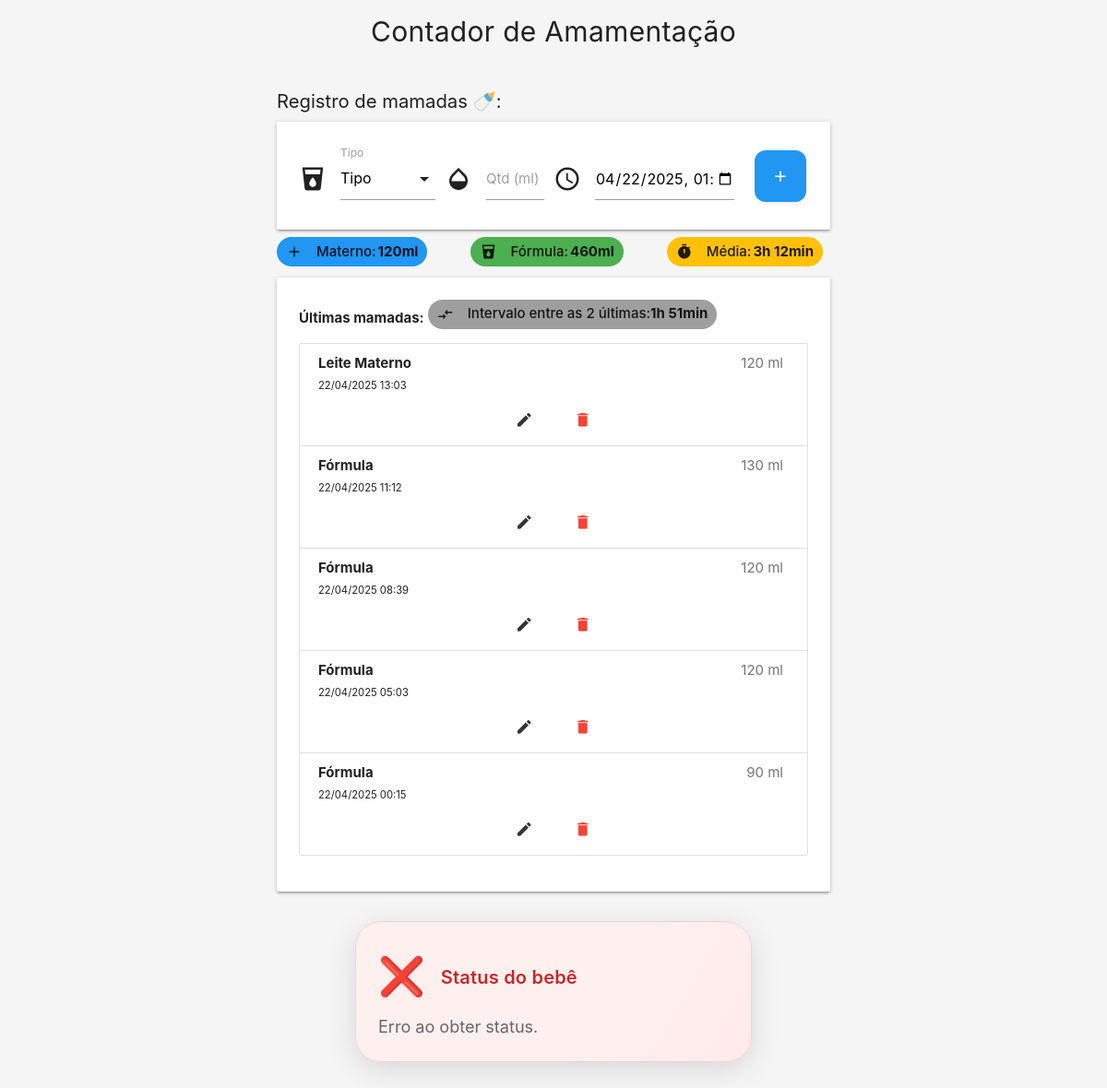
The page / on the database its author committed.
### tables this page shows
CREATE TABLE mamadas (
        id INTEGER PRIMARY KEY AUTOINCREMENT,
        tipo TEXT NOT NULL,
        quantidade INTEGER NOT NULL,
        data_hora DATETIME NOT NULL
    );

### index.php (the view, shortened to what this page needs)
<?php
$db = new PDO('sqlite:' . __DIR__ . '/mamadas.db');
$db->setAttribute(PDO::ATTR_ERRMODE, PDO::ERRMODE_EXCEPTION);
$db->exec('CREATE TABLE IF NOT EXISTS mamadas (
    id INTEGER PRIMARY KEY AUTOINCREMENT,
    tipo TEXT NOT NULL,
    quantidade INTEGER NOT NULL,
    data_hora DATETIME NOT NULL
)');
$stmt = $db->query('SELECT * FROM mamadas ORDER BY data_hora DESC LIMIT 5');
$mamadas = $stmt->fetchAll(PDO::FETCH_ASSOC);
$hoje = date('Y-m-d');
$inicio_dia = $hoje . ' 00:01:00';
$agora = date('Y-m-d H:i:s');
$stmt = $db->prepare('SELECT tipo, SUM(quantidade) as total FROM mamadas WHERE data_hora >= ? AND data_hora <= ? GROUP BY tipo');
$stmt->execute([$inicio_dia, $agora]);
$totais = $stmt->fetchAll(PDO::FETCH_KEY_PAIR);
$hoje = date('Y-m-d');
$inicio_dia = $hoje . ' 00:01:00';
$agora = date('Y-m-d H:i:s');
$stmt = $db->prepare('SELECT data_hora FROM mamadas WHERE data_hora >= ? AND data_hora <= ? ORDER BY data_hora ASC');
$stmt->execute([$inicio_dia, $agora]);
$datas_dia = $stmt->fetchAll(PDO::FETCH_COLUMN);
$intervalos_dia = [];
for ($i = 1; $i < count($datas_dia); $i++) {
    $d1 = strtotime($datas_dia[$i-1]);
    $d2 = strtotime($datas_dia[$i]);
    $intervalos_dia[] = abs($d1 - $d2);
}
$media_intervalo = count($intervalos_dia) ? array_sum($intervalos_dia)/count($intervalos_dia) : 0;
function tempo_humano($segundos) {
    $min = floor($segundos/60);
    $h = floor($min/60);
    $min = $min % 60;
    return $h . 'h ' . $min . 'min';
}
?><!DOCTYPE html>
<html lang="pt">
<head>
    <link href="https://cdnjs.cloudflare.com/ajax/libs/materialize/1.0.0/css/materialize.min.css" rel="stylesheet">
</head>
<body>
    <div class="container">
    <h3 class="center-align" style="font-size:2em;margin-top:18px;margin-bottom:24px;letter-spacing:0.01em;">Contador de Amamentação</h3>
    <h4 class="left-align" style="margin-bottom:0.5em;font-size:1.35em;line-height:1.2;">Registro de mamadas 🍼:</h4>
<form method="POST" class="card-panel" autocomplete="off" style="margin-bottom:8px;">
    <div class="form-row" style="display:flex;gap:10px;flex-wrap:wrap;align-items:center;">
        <div class="input-field" style="flex:1 1 140px;min-width:120px;width:100%;max-width:220px;">
            <i class="material-icons prefix">local_drink</i>
            <label>Tipo</label>
        </div>
        <div class="input-field" style="flex:1 1 100px;min-width:100px;width:100%;max-width:160px;">
            <i class="material-icons prefix">opacity</i>
            <input type="number" name="quantidade" id="quantidade" min="1" required autofocus>
            <label for="quantidade">Qtd (ml)</label>
        </div>
        <div class="input-field" style="flex:2 1 180px;min-width:130px;width:100%;max-width:240px;">
            <i class="material-icons prefix">access_time</i>
            <input type="datetime-local" name="data_hora" id="data_hora" value="<?php echo isset($_POST['data_hora']) ? htmlspecialchars($_POST['data_hora']) : date('Y-m-d\TH:i'); ?>" placeholder="Data/Hora">
        </div>
        <div style="display:flex;align-items:center;justify-content:center;min-width:70px;max-width:90px;padding-left:10px;">
    <button class="btn waves-effect waves-light blue" type="submit" style="width:56px;height:56px;display:flex;align-items:center;justify-content:center;border-radius:12px;box-shadow:0 2px 6px #0001;font-size:1.4em;padding:0;">
        <i class="material-icons" style="margin:0;">add</i>
    </button>
</div>
    </div>
</form>
        <div style="display:flex;flex-wrap:wrap;gap:8px 8px;margin-bottom:4px;justify-content:space-between;">
    <span class="chip-mui blue"><i class="material-icons left" style="font-size:18px;">add</i> Materno: <b style="margin-left:2px;"><?php echo $totais['materno'] ?? 0; ?>ml</b></span>
    <span class="chip-mui green"><i class="material-icons left" style="font-size:18px;">local_drink</i> Fórmula: <b style="margin-left:2px;"><?php echo $totais['formula'] ?? 0; ?>ml</b></span>
    <span class="chip-mui amber"><i class="material-icons left" style="font-size:18px;">timer</i> Média: <b style="margin-left:2px;"><?php echo $media_intervalo ? tempo_humano($media_intervalo) : 'N/A'; ?></b></span>
</div>
        <div class="mamadas-list card-panel">
            <b>Últimas mamadas:</b>
<?php
if (count($mamadas) >= 2) {
    $ultima = strtotime($mamadas[0]['data_hora']);
    $penultima = strtotime($mamadas[1]['data_hora']);
    $diferenca = abs($ultima - $penultima);
    echo '<div class="chip-mui grey" style="margin-bottom:8px;"><i class="material-icons left" style="font-size:18px;">compare_arrows</i> Intervalo entre as 2 últimas: <b>' . tempo_humano($diferenca) . '</b></div>';
}
?>
            <ul class="collection">
                <?php
$editando = isset($_GET['edit']) ? intval($_GET['edit']) : null;
$count = 0;
foreach ($mamadas as $m) {
    $count++;
$dt = '';
if (strpos($m['data_hora'], 'T') !== false) {
    $dt = $m['data_hora'];
} else {
    $dt = str_replace(' ', 'T', $m['data_hora']);
}
    $tipo = $m['tipo'] === 'materno' ? 'Leite Materno' : 'Fórmula';
    $extraClass = $count > 5 ? ' hidden-mamada' : '';
    echo '<li class="collection-item' . $extraClass . '" style="position:relative;">';
    if ($editando === intval($m['id'])) {
        echo '<form method="POST" style="display:flex;flex-wrap:wrap;gap:8px;align-items:center;" autocomplete="off">';
        echo '<input type="hidden" name="id" value="' . $m['id'] . '"><input type="hidden" name="acao" value="editar">';
        echo '<select name="tipo" style="min-width:90px;">';
        echo '<option value="materno"'.($m['tipo']==='materno'?' selected':'').'>Leite Materno</option>';
        echo '<option value="formula"'.($m['tipo']==='formula'?' selected':'').'>Fórmula</option>';
        echo '</select>';
        echo '<input type="number" name="quantidade" min="1" value="' . $m['quantidade'] . '" style="width:70px;">';
        echo '<input type="datetime-local" name="data_hora" value="' . htmlspecialchars($dt) . '" style="width:170px;">';
        echo '<button class="btn-flat" type="submit" title="Salvar"><i class="material-icons green-text">check</i></button>';
        echo '<a href="index.php" class="btn-flat" title="Cancelar"><i class="material-icons red-text">close</i></a>';
        echo '</form>';
    } else {
        echo '<span class="badge">' . $m['quantidade'] . ' ml</span>';
        echo '<b>' . $tipo . '</b> <br><small>';
        echo date('d/m/Y H:i', strtotime($m['data_hora']));
        echo '</small>';
        echo '<div style="margin-top:8px;display:flex;justify-content:center;gap:12px;">';
        echo '<a href="?edit=' . $m['id'] . '" class="btn-flat" title="Editar"><i class="material-icons">edit</i></a>';
        echo '<form method="POST" style="display:inline" onsubmit="return confirm(\'Excluir este registro?\');">';
        echo '<button class="btn-flat" type="submit" title="Excluir"><i class="material-icons red-text">delete</i></button>';
        echo '</form>';
        echo '</div>';
    }
    echo '</li>';
}
                ?>
            </ul>
        </div>
    </div>
    <div style="max-width:430px;margin:32px auto 0 auto;">
        <div id="painel-status-bebe">
            <span class="status-icone" id="status-icone">🔄</span>
            <span class="status-titulo">Status do bebê</span><br>
            <span class="status-info" id="status-txt">Carregando...</span>
        </div>
    </div>
</body>
</html>

### index.php (style rules this page uses)
body { background: #f5f5f5; }
.container { max-width: 600px; margin-top: 12px; }
.form-row { display: flex; gap: 14px; flex-wrap: wrap; align-items: flex-end; margin-bottom: 0; }
.input-field { flex: 1 1 130px; min-width: 120px; margin-bottom: 0; }
.chip-mui { display:inline-flex; align-items:center; font-size:1em; font-weight:500; margin-right:8px; margin-bottom:4px; padding:0 10px; border-radius:18px; height:32px; }
#painel-status-bebe { margin: 28px auto 32px auto; padding: 28px 24px 22px 24px; border-radius: 28px; box-shadow: 0 8px 32px 0 rgba(0,0,0,0.12); font-size: 1.18em; background: linear-gradient(120deg, #fff 60%, #f6f7fa 100%); color: #222; display: none; max-width: 430px; position: relative; animation: painelFadeIn 0.7s cubic-bezier(.4,0,.2,1); transition: background 0.3s, color 0.3s, box-shadow 0.3s; border: 1.5px solid #e5e5ea; box-sizing: border-box; -webkit-backdrop-filter: blur(8px); backdrop-filter: blur(8px); }
#painel-status-bebe .status-icone { font-size: 2.3em; vertical-align: middle; margin-right: 12px; margin-bottom: 7px; display: inline-block; filter: drop-shadow(0 1px 2px #0001); }
#painel-status-bebe.erro { background: linear-gradient(120deg, #fff0f0 60%, #ffeaea 100%); color: #c62828; border-color: #ffcdd2; }
#painel-status-bebe .status-titulo { font-weight: 600; font-size: 1.13em; display: inline-block; margin-bottom: 4px; letter-spacing: 0.01em; }
#painel-status-bebe .status-info { font-size: 1.02em; color: #666; margin-top: 4px; margin-bottom: 2px; display: block; }

### rows shown on the page
mamadas: quantidade "120", tipo "Leite Materno", data_hora "22/04/2025 13:03"
mamadas: quantidade "130", tipo "Fórmula", data_hora "22/04/2025 11:12"
mamadas: quantidade "120", tipo "Fórmula", data_hora "22/04/2025 08:39"
mamadas: quantidade "120", tipo "Fórmula", data_hora "22/04/2025 05:03"
mamadas: quantidade "90", tipo "Fórmula", data_hora "22/04/2025 00:15"

### other values the page prints
$totais['materno'] "120"
$totais['formula'] "460"
tempo_humano($media_intervalo) "3h 12min"
tempo_humano($diferenca) "1h 51min"
